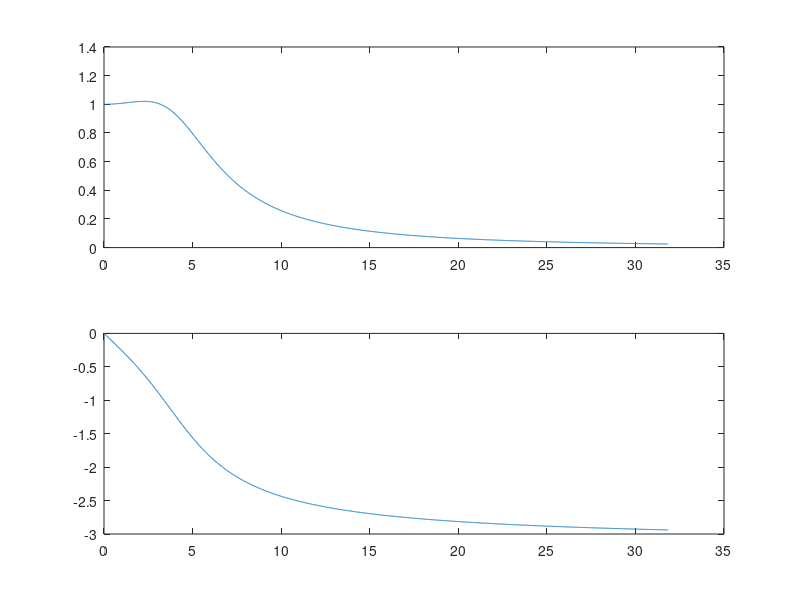
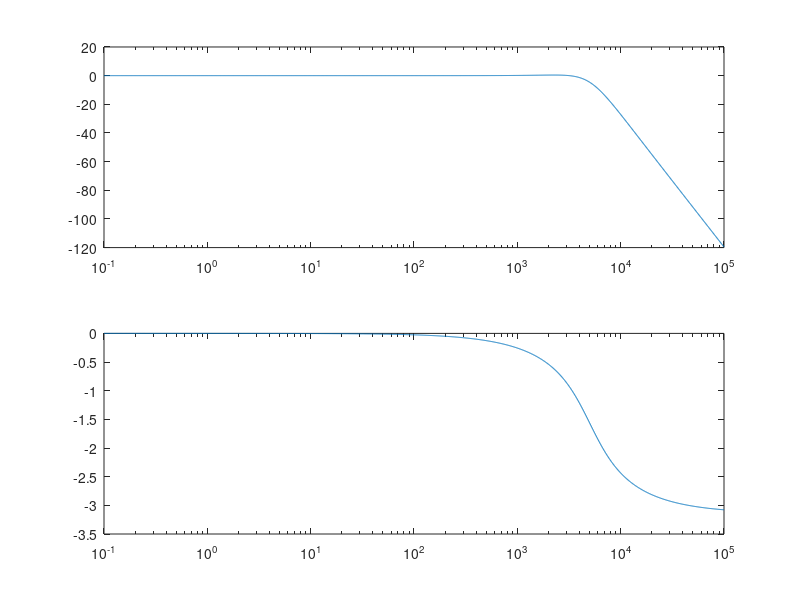

MATLAB code for these plots, in order:
clc; clear all; close all;

figure(1);
w=0:100:20e4;
H=freqs(1e9,[1 4e4 1e9],w);
subplot(2,1,1);
plot((w/(2*pi))/1e3, abs(H));
subplot(2,1,2);
plot((w/(2*pi))/1e3, angle(H));

% bod plots
% log scailing
figure(2);
f=logspace(-1,5,2000);
w=2*pi*f;
H=freqs(1e9,[1 4e4 1e9],w);
subplot(2,1,1);
plot((w/(2*pi))/1e3, abs(H));
semilogx(f,20*log(abs(H))); % x축만 log
subplot(2,1,2);
semilogx(f,angle(H));

